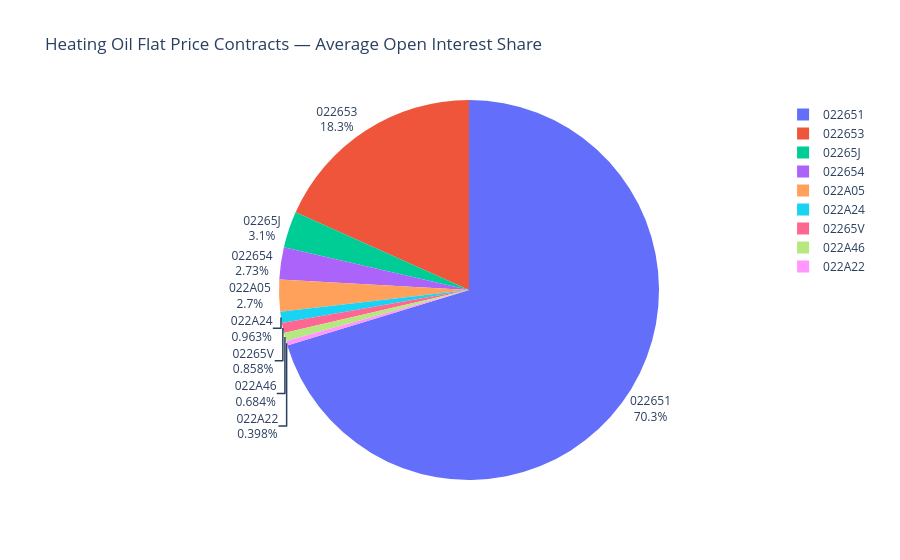

Source (notebook cell):
### Markdown cell above
## Open Interest Share — Pie Chart

### Code cell
fig = px.pie(
    avg_oi.reset_index(),
    values="avg_open_interest",
    names="cftc_contract_market_code",
    hover_data=["contract_name"],
    title="Heating Oil Flat Price Contracts — Average Open Interest Share",
)
fig.update_traces(textinfo="label+percent", textposition="outside")
fig.show()

### Figure 1 — Plotly figure (JSON) as saved in the notebook; plotly's stock layout.template omitted (floating-point values rounded to 4 significant figures)
{"data": [{"customdata": [["NO. 2 HEATING OIL, N.Y. HARBOR - NEW YORK MERCANTILE EXCHANGE"], ["HEATING OIL AVG PRICE OPTIONS - NEW YORK MERCANTILE EXCHANGE"], ["SING GASOIL SWAP - NEW YORK MERCANTILE EXCHANGE"], ["EUR STYLE HEATING OIL OPTIONS - NEW YORK MERCANTILE EXCHANGE"], ["GULF COAST ULSD SWAP - NEW YORK MERCANTILE EXCHANGE"], ["GASOIL (ICE) MINI CAL SWAP - NEW YORK MERCANTILE EXCHANGE"], ["GASOIL (ICE) SWAP - NEW YORK MERCANTILE EXCHANGE"], ["GASOIL AVG PRICE OPTIONS - NEW YORK MERCANTILE EXCHANGE"], ["SING GASOIL BALMO SWAP - NEW YORK MERCANTILE EXCHANGE"]], "domain": {"x": [0, 1], "y": [0, 1]}, "hovertemplate": "cftc_contract_market_code=%{label}<br>avg_open_interest=%{value}<br>contract_name=%{customdata[0]}<extra></extra>", "labels": ["022651", "022653", "02265J", "022654", "022A05", "022A24", "02265V", "022A46", "022A22"], "legendgroup": "", "name": "", "showlegend": true, "textinfo": "label+percent", "textposition": "outside", "type": "pie", "values": [358528, 93322, 15813, 13931, 13774, 4914, 4375, 3490, 2033]}], "layout": {"legend": {"tracegroupgap": 0}, "title": {"text": "Heating Oil Flat Price Contracts — Average Open Interest Share"}}}
